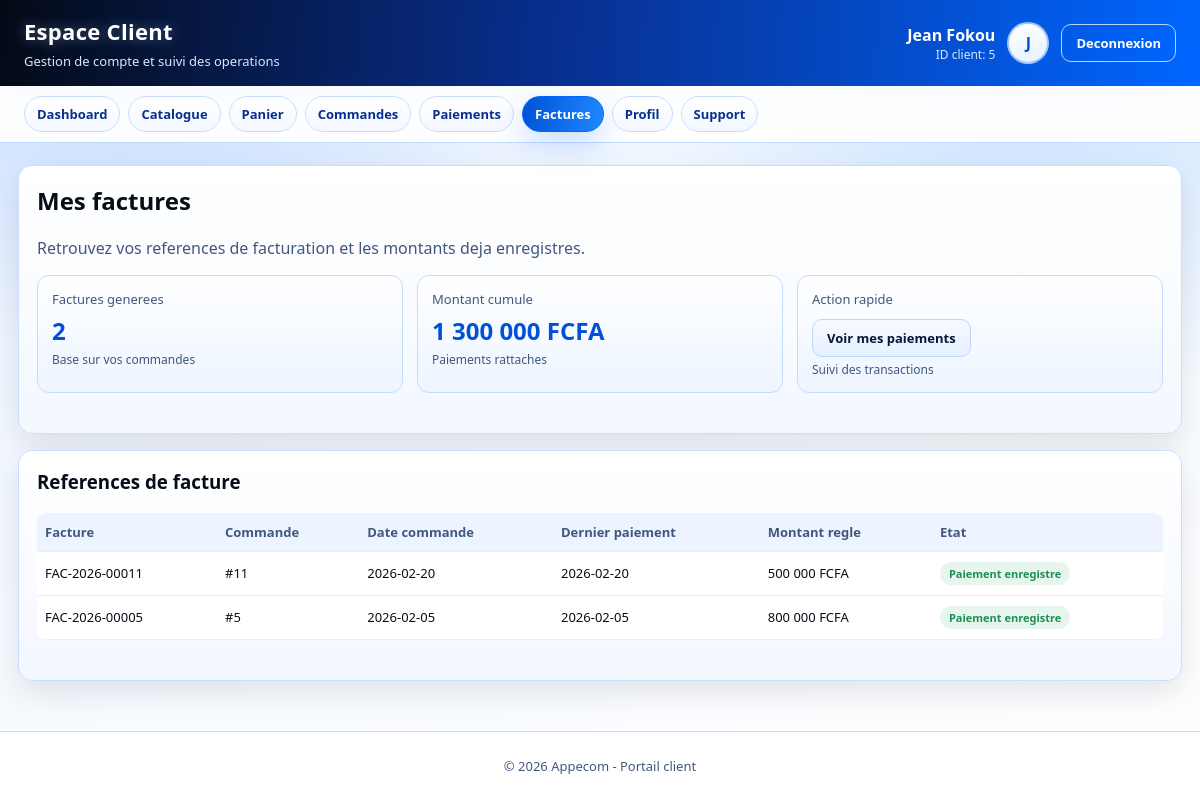
The app's page /client/facture_client.php (signed in) with its own data.
### tables this page shows
CREATE TABLE IF NOT EXISTS `commande_client` (
  `id_commande` int NOT NULL AUTO_INCREMENT,
  `date_commande` date NOT NULL,
  `id_client` int DEFAULT NULL,
  `statut` enum('En attente','Validée','Livrée','Annulée') DEFAULT 'En attente',
  PRIMARY KEY (`id_commande`),
  KEY `id_client` (`id_client`)
);

### client/_layout.php (called while the page is built, shortened)
<?php
$clientId = (int) $_SESSION['id_client'];
function client_h($value)
{
    return htmlspecialchars((string) $value, ENT_QUOTES, 'UTF-8');
}
?>

### client/facture_client.php (the view, shortened to what this page needs)
<?php
require __DIR__ . '/_layout.php';
$invoices = [];
if ($clientDb instanceof mysqli) {
    $stmt = $clientDb->prepare("SELECT c.id_commande, c.date_commande, c.statut, COALESCE(SUM(CASE WHEN p.type = 'Client' THEN p.montant ELSE 0 END), 0) AS montant_regle, MAX(CASE WHEN p.type = 'Client' THEN p.date_paiement END) AS derniere_date_paiement, SUM(CASE WHEN p.type = 'Client' THEN 1 ELSE 0 END) AS nb_paiements FROM Commande_Client c LEFT JOIN Paiement p ON p.id_commande = c.id_commande WHERE c.id_client = ? GROUP BY c.id_commande, c.date_commande, c.statut ORDER BY c.date_commande DESC, c.id_commande DESC");
    if ($stmt) {
        $stmt->bind_param('i', $clientId);
        if ($stmt->execute()) {
            $result = $stmt->get_result();
            while ($result && $row = $result->fetch_assoc()) {
                $invoices[] = $row;
            }
        }
    }
}
$totalBilled = 0.0;
foreach ($invoices as $invoice) {
    $totalBilled += (float) $invoice['montant_regle'];
}
include __DIR__ . '/_header.php';
?>
<section class="panel">
  <h2>Mes factures</h2>
  <p class="muted">Retrouvez vos references de facturation et les montants deja enregistres.</p>
  <div class="grid-3" style="margin-top:12px;">
    <article class="stat">
      <div class="label">Factures generees</div>
      <div class="value"><?php echo count($invoices); ?></div>
      <div class="sub">Base sur vos commandes</div>
    </article>
    <article class="stat">
      <div class="label">Montant cumule</div>
      <div class="value"><?php echo number_format($totalBilled, 0, ',', ' '); ?> FCFA</div>
      <div class="sub">Paiements rattaches</div>
    </article>
    <article class="stat">
      <div class="label">Action rapide</div>
      <div class="value" style="font-size:16px; margin-top:11px;"><a href="paiement_client.php" class="btn btn-secondary">Voir mes paiements</a></div>
      <div class="sub">Suivi des transactions</div>
    </article>
  </div>
</section>
<section class="panel">
  <h3>References de facture</h3>
  <?php if (!empty($invoices)): ?>
    <div class="table-wrap">
      <table>
        <thead>
          <tr>
            <th>Facture</th>
            <th>Commande</th>
            <th>Date commande</th>
            <th>Dernier paiement</th>
            <th>Montant regle</th>
            <th>Etat</th>
          </tr>
        </thead>
        <tbody>
          <?php foreach ($invoices as $invoice): ?>
            <?php
              $dateKey = strtotime((string) $invoice['date_commande']);
              $prefixYear = $dateKey ? date('Y', $dateKey) : date('Y');
              $ref = 'FAC-' . $prefixYear . '-' . str_pad((string) ((int) $invoice['id_commande']), 5, '0', STR_PAD_LEFT);
              $statusText = (float) $invoice['montant_regle'] > 0 ? 'Paiement enregistre' : 'En attente de paiement';
              $statusClass = (float) $invoice['montant_regle'] > 0 ? 'badge success' : 'badge warning';
            ?>
            <tr>
              <td><?php echo client_h($ref); ?></td>
              <td>#<?php echo (int) $invoice['id_commande']; ?></td>
              <td><?php echo client_h($invoice['date_commande']); ?></td>
              <td><?php echo client_h($invoice['derniere_date_paiement'] ?: '-'); ?></td>
              <td><?php echo number_format((float) $invoice['montant_regle'], 0, ',', ' '); ?> FCFA</td>
              <td><span class="<?php echo $statusClass; ?>"><?php echo client_h($statusText); ?></span></td>
            </tr>
          <?php endforeach; ?>
        </tbody>
      </table>
    </div>
  <?php else: ?>
    <div class="empty-state">Aucune facture disponible pour le moment.</div>
  <?php endif; ?>
</section>
<?php include __DIR__ . '/_footer.php'; ?>

### client/client-theme.css (style rules this page uses)
* { box-sizing: border-box; }
body { margin: 0; font-family: 'Segoe UI', Tahoma, Arial, sans-serif; color: var(--black); background: radial-gradient(circle at 12% -12%, rgba(0, 102, 255, 0.24), transparent 34%), radial-gradient(circle at 86% 4%, rgba(31, 136, 255, 0.22), transparent 30%), linear-gradient(160deg, var(--blue-50), #f4f9ff 45%, var(--white)); }
.panel { background: linear-gradient(180deg, #ffffff, #f3f8ff); border: 1px solid var(--border); border-radius: var(--radius); box-shadow: var(--shadow); padding: 18px; }
.panel h2, .panel h3 { margin-top: 0; }
.grid-3 { display: grid; grid-template-columns: repeat(3, minmax(0, 1fr)); gap: 14px; }
.stat { border: 1px solid #c4dbff; border-radius: 12px; padding: 14px; background: linear-gradient(180deg, #ffffff, #edf5ff); transition: transform 0.16s ease, box-shadow 0.16s ease, border-color 0.16s ease; }
.stat .label { color: var(--slate); font-size: 13px; }
.stat .value { margin-top: 6px; font-size: 24px; font-weight: 700; color: var(--blue-700); }
.stat .sub { margin-top: 4px; color: var(--slate); font-size: 12px; }
.muted { color: var(--slate); }
.table-wrap { overflow-x: auto; }
table { width: 100%; border-collapse: collapse; font-size: 13px; background: #ffffff; border-radius: 10px; overflow: hidden; }
th, td { border-bottom: 1px solid #e6eefb; padding: 10px 8px; text-align: left; vertical-align: middle; }
th { color: var(--slate); font-weight: 600; background: #edf4ff; }
.badge { display: inline-block; border-radius: 999px; padding: 4px 9px; font-size: 11px; font-weight: 700; }
.badge.success { color: var(--success); background: #e6f6ee; }
.btn { display: inline-block; border: 1px solid var(--blue-600); background: linear-gradient(100deg, var(--blue-700), var(--blue-500)); color: var(--white); text-decoration: none; padding: 9px 14px; border-radius: 10px; font-size: 13px; font-weight: 600; cursor: pointer; transition: transform 0.16s ease, box-shadow 0.16s ease, filter 0.16s ease; }
.btn-secondary { background: linear-gradient(180deg, #f7faff, #e6f0ff); border-color: #bcd5ff; color: var(--blue-900); }

### records on screen
commande_client: id_commande "11", date_commande "2026-02-20", derniere_date_paiement "2026-02-20", montant_regle "500 000", statusText "Paiement enregistre"
commande_client: id_commande "5", date_commande "2026-02-05", derniere_date_paiement "2026-02-05", montant_regle "800 000", statusText "Paiement enregistre"

### other values on screen
client_h($clientName) "Jean Fokou"
$clientId "5"
client_h($clientInitial) "J"
client_h($item['label']) "Dashboard"
client_h($item['label']) "Catalogue"
client_h($item['label']) "Panier"
client_h($item['label']) "Commandes"
client_h($item['label']) "Paiements"
client_h($item['label']) "Factures"
client_h($item['label']) "Profil"
client_h($item['label']) "Support"
count($invoices) "2"
$totalBilled "1 300 000"
